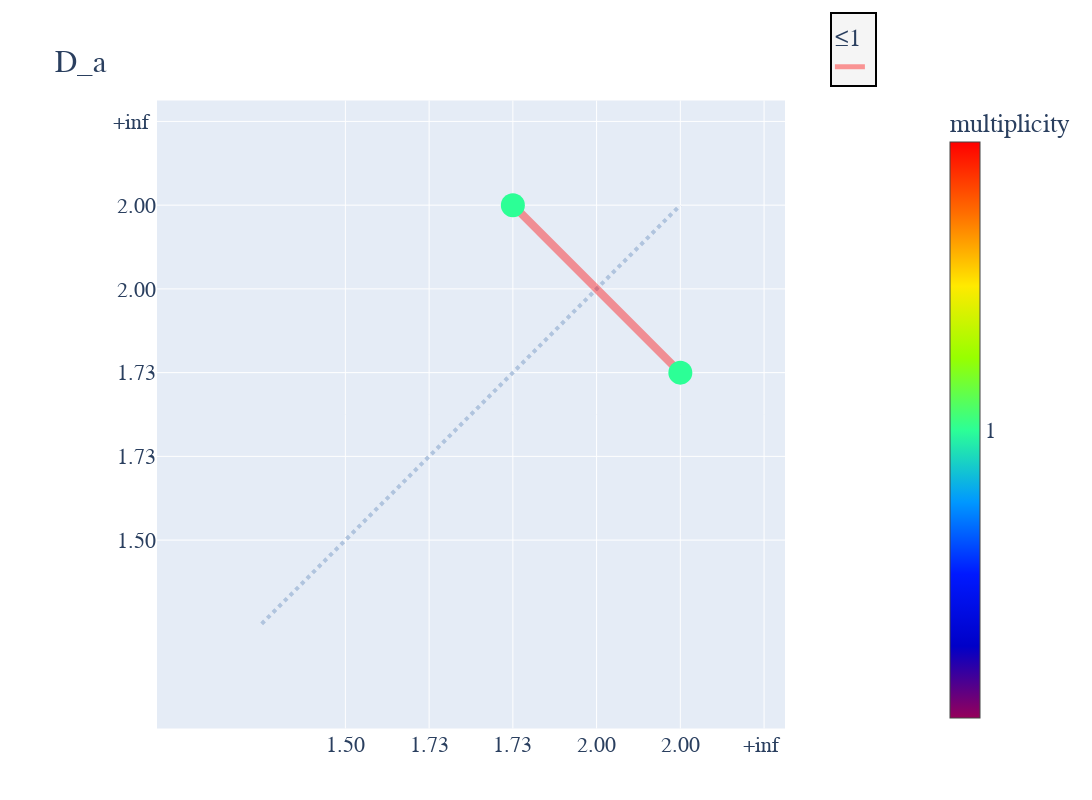
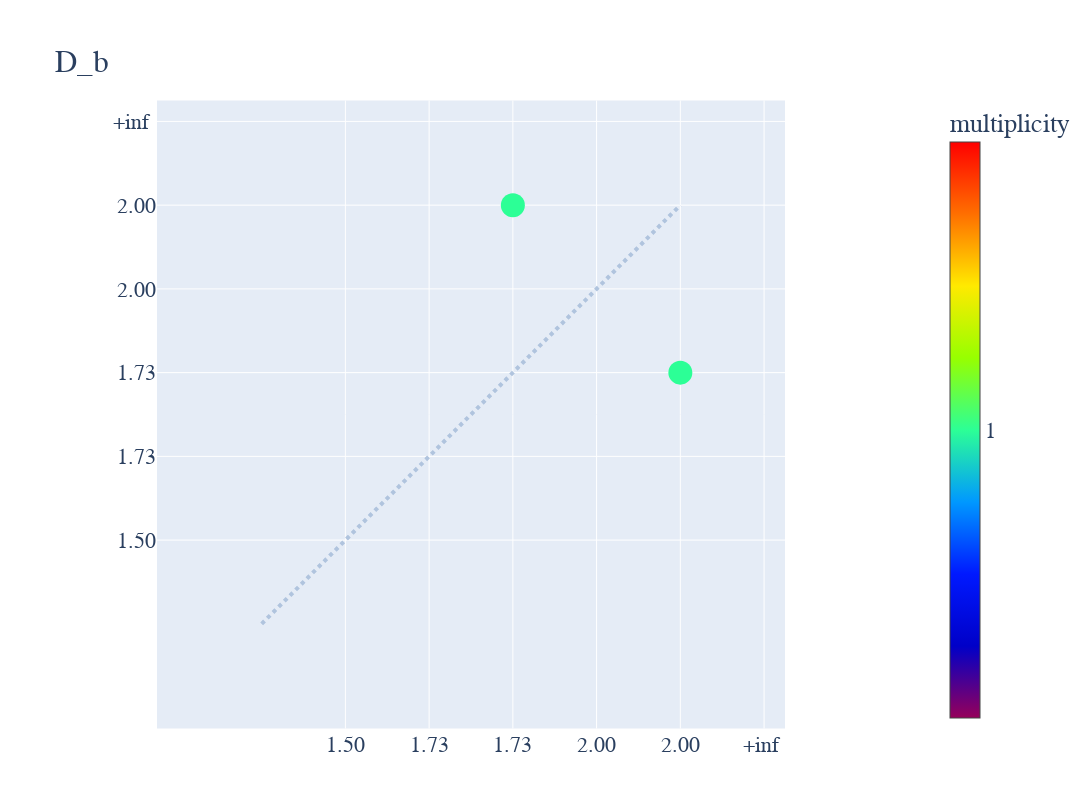

Write notebook code for charts like these, in order.
### Code cell
from commutazzio.compute import ConnectedPersistenceDiagram
from commutazzio.compute import CLInvariants
from commutazzio.plot import ComplementaryTrianglesPlot as Visualizer

inv_a=CLInvariants(filt_a)
inv_b=CLInvariants(filt_b)
inv_a.cPD_computation(homology_dim=1)
inv_b.cPD_computation(homology_dim=1)
cPD_a=inv_a.cPDs[0]
cPD_b=inv_b.cPDs[0]
fig_a=Visualizer(cPD=cPD_a,title="D_a").render()
fig_b=Visualizer(cPD=cPD_b,title="D_b").render()
fig_a.show() # Figure 14 (a-2) in the paper
fig_b.show() # Figure 14 (b-2) in the paper

### Figure 1 — Plotly figure (JSON) as saved in the notebook; plotly's stock layout.template omitted (floating-point values rounded to 4 significant figures)
{"data": [{"hoverinfo": "none", "line": {"color": "LightSteelBlue", "dash": "dot", "width": 4}, "mode": "lines", "showlegend": false, "type": "scatter", "x": [0, 5], "y": [0, 5]}, {"fill": "toself", "fillcolor": "rgb(255,0,0)", "hoverlabel": {"font": {"family": "Rockwell", "size": 16}}, "legendgroup": "group0", "line": {"width": 0}, "mode": "lines", "name": "", "opacity": 0, "showlegend": false, "text": "multiplicity:1", "type": "scatter", "x": [5.053, 4.947, 2.947, 3.053, 5.053], "y": [3.053, 2.947, 4.947, 5.053, 3.053]}, {"hoverlabel": {"font": {"family": "Rockwell", "size": 16}}, "legendgroup": "group0", "legendgrouptitle": {"text": "≤1"}, "legendrank": 0, "line": {"color": "rgb(255,0,0)", "width": 8}, "mode": "lines", "name": "", "opacity": 0.4, "showlegend": true, "type": "scatter", "x": [5, 3], "y": [3, 5]}, {"customdata": [["1", "3", "4", "1.733", "1.999"], ["1", "3", "4", "1.733", "1.999"]], "hoverlabel": {"font": {"family": "Rockwell", "size": 16}}, "hovertemplate": "multiplicity: %{customdata[0]}<br>birth: %{customdata[1]},%{customdata[3]}<br>death: %{customdata[2]},%{customdata[4]}", "marker": {"color": [0, 0], "colorbar": {"ticktext": ["1", "10"], "tickvals": [0, 1], "title": {"side": "top", "text": "multiplicity"}}, "colorscale": [[0, "rgb(150,0,90)"], [0.125, "rgb(0,0,200)"], [0.25, "rgb(0,25,255)"], [0.375, "rgb(0,152,255)"], [0.5, "rgb(44,255,150)"], [0.625, "rgb(151,255,0)"], [0.75, "rgb(255,234,0)"], [0.875, "rgb(255,111,0)"], [1, "rgb(255,0,0)"]], "line": {"width": 0}, "opacity": 1, "showscale": true, "size": [1, 1], "sizemin": 5, "sizemode": "area", "sizeref": 0.003472}, "mode": "markers", "name": "", "showlegend": false, "type": "scatter", "x": [5, 3], "y": [3, 5]}], "layout": {"font": {"family": "Rockwell", "size": 22}, "height": 800, "legend": {"bgcolor": "WhiteSmoke", "bordercolor": "black", "borderwidth": 2, "font": {"family": "Courier", "size": 18}, "itemsizing": "constant", "orientation": "h", "title": {"text": ""}, "x": 0.95, "xanchor": "right", "y": 1.02, "yanchor": "bottom"}, "margin": {"b": 20, "l": 20}, "title": {"text": "D_a", "xanchor": "left", "yanchor": "top"}, "width": 1200, "xaxis": {"constrain": "domain", "range": [-1.25, 6.25], "showticklabels": true, "tickmode": "array", "ticktext": ["1.50", "1.73", "1.73", "2.00", "2.00", "+inf "], "tickvals": [1, 2, 3, 4, 5, 6], "title": {"text": ""}, "zeroline": false}, "yaxis": {"constrain": "domain", "range": [-1.25, 6.25], "scaleanchor": "x", "scaleratio": 1, "showticklabels": true, "tickmode": "array", "ticktext": ["1.50", "1.73", "1.73", "2.00", "2.00", "+inf "], "tickvals": [1, 2, 3, 4, 5, 6], "title": {"text": ""}, "zeroline": false}}}

### Figure 2 — Plotly figure (JSON) as saved in the notebook; plotly's stock layout.template omitted (floating-point values rounded to 4 significant figures)
{"data": [{"hoverinfo": "none", "line": {"color": "LightSteelBlue", "dash": "dot", "width": 4}, "mode": "lines", "showlegend": false, "type": "scatter", "x": [0, 5], "y": [0, 5]}, {"customdata": [["1", "3", "4", "1.733", "1.999"], ["1", "3", "4", "1.733", "1.999"]], "hoverlabel": {"font": {"family": "Rockwell", "size": 16}}, "hovertemplate": "multiplicity: %{customdata[0]}<br>birth: %{customdata[1]},%{customdata[3]}<br>death: %{customdata[2]},%{customdata[4]}", "marker": {"color": [0, 0], "colorbar": {"ticktext": ["1", "10"], "tickvals": [0, 1], "title": {"side": "top", "text": "multiplicity"}}, "colorscale": [[0, "rgb(150,0,90)"], [0.125, "rgb(0,0,200)"], [0.25, "rgb(0,25,255)"], [0.375, "rgb(0,152,255)"], [0.5, "rgb(44,255,150)"], [0.625, "rgb(151,255,0)"], [0.75, "rgb(255,234,0)"], [0.875, "rgb(255,111,0)"], [1, "rgb(255,0,0)"]], "line": {"width": 0}, "opacity": 1, "showscale": true, "size": [1, 1], "sizemin": 5, "sizemode": "area", "sizeref": 0.003472}, "mode": "markers", "name": "", "showlegend": false, "type": "scatter", "x": [5, 3], "y": [3, 5]}], "layout": {"font": {"family": "Rockwell", "size": 22}, "height": 800, "legend": {"bgcolor": "WhiteSmoke", "bordercolor": "black", "borderwidth": 2, "font": {"family": "Courier", "size": 18}, "itemsizing": "constant", "orientation": "h", "title": {"text": ""}, "x": 0.95, "xanchor": "right", "y": 1.02, "yanchor": "bottom"}, "margin": {"b": 20, "l": 20}, "title": {"text": "D_b", "xanchor": "left", "yanchor": "top"}, "width": 1200, "xaxis": {"constrain": "domain", "range": [-1.25, 6.25], "showticklabels": true, "tickmode": "array", "ticktext": ["1.50", "1.73", "1.73", "2.00", "2.00", "+inf "], "tickvals": [1, 2, 3, 4, 5, 6], "title": {"text": ""}, "zeroline": false}, "yaxis": {"constrain": "domain", "range": [-1.25, 6.25], "scaleanchor": "x", "scaleratio": 1, "showticklabels": true, "tickmode": "array", "ticktext": ["1.50", "1.73", "1.73", "2.00", "2.00", "+inf "], "tickvals": [1, 2, 3, 4, 5, 6], "title": {"text": ""}, "zeroline": false}}}
